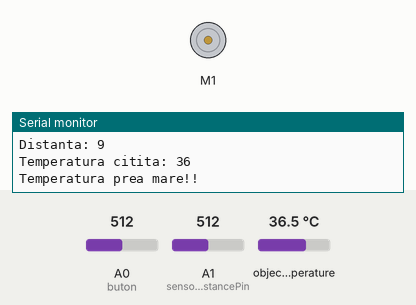
The sketch below on a simulated Arduino Uno, built with avr-gcc and run on an emulated ATmega328P. Shown: DC motor (green arrow = forward, orange = backward, longer = faster), the last lines printed to the serial monitor. The inputs (shaded band) are chosen by the test bench; at power-on: object temperature 36.5 °C, A0 (buton) = 512, A1 (sensorDistancePin) = 512.

Above: at 4.2 s.
4.3 s: object temperature set to 33.3 °C
11.0 s: object temperature set to 32.7 °C
At 15.7 s:
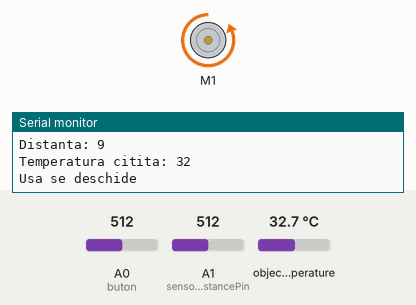
At 24.2 s:
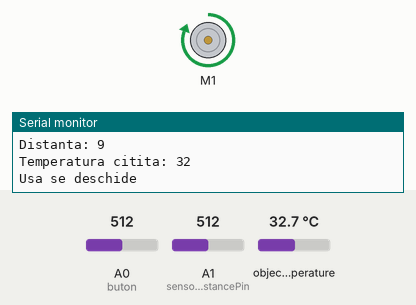
Timing chart, 0 to 27.5 s (numbered marks = the images above; inputs shaded):
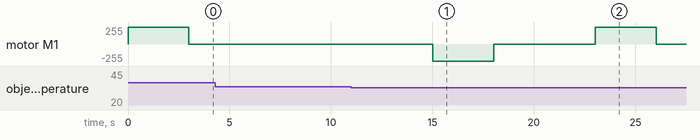

The sketch:

ps1k-arduino-complet.ino
```cpp
#include <Wire.h>
#include <Adafruit_MLX90614.h>
#include <AFMotor.h>

int buton = A0;
int sensorDistancePin = A1;
int ledVerde = A2;
int ledRosu = A3;

int sensorDistanceValue = 0;
int distance = 0;
int temp = 0;
bool deschis = false;
Adafruit_MLX90614 mlx = Adafruit_MLX90614();
AF_DCMotor motor(1);

void actionareMotor(int directie) {
	motor.run(directie);
	delay(3000);
	motor.run(RELEASE);
}

void setup() {
	// put your setup code here, to run once:
	pinMode(sensorDistancePin, INPUT);
	Serial.begin(9600);
	motor.setSpeed(255);
	actionareMotor(FORWARD);
	motor.run(RELEASE);
	mlx.begin();
}

void loop() {
	// put your main code here, to run repeatedly:
	if (!deschis) {
		Serial.println("Usa inchisa");
		sensorDistanceValue = analogRead(sensorDistancePin);
		distance = (6762/(sensorDistanceValue-9))-4;

		Serial.print("Distanta: ");
		Serial.println(distance);

		if (distance <= 15) {
			temp = mlx.readObjectTempC();
			Serial.print("Temperatura citita: ");
			Serial.println(temp);

			if (temp < 33) {
				Serial.println("Usa se deschide");
				digitalWrite(ledVerde, HIGH);
				actionareMotor(BACKWARD);
				deschis = true;
				delay(5000);
				actionareMotor(FORWARD);
				deschis = false;
				Serial.println("Usa blocata, apasati buton.");
				while (true) {
					if (analogRead(buton) == 1023) {
						actionareMotor(BACKWARD);
						delay(2000);
						break;
					}
				}
				actionareMotor(FORWARD);
			} else {
				Serial.println("Temperatura prea mare!!");
				digitalWrite(ledRosu, HIGH);
				delay(5000);
				digitalWrite(ledRosu, LOW);
			}
		} else {
			Serial.println("Apropiati-va");
			digitalWrite(ledVerde, LOW);
			digitalWrite(ledRosu, LOW);
		}
	} else {
		Serial.println("Usa deschisa");
		delay(5000);
		deschis = false;
		Serial.println("Usa se inchide");
		actionareMotor(FORWARD);
		digitalWrite(ledVerde, LOW);
	}

	Serial.println();
	delay(1000);
}
```

Measured:
- the behaviour switches between 33 and 32.9 °C on object temperature (found by bisection; images 0 and 1)
- after the input at 11.0 s, motor M1: stopped → backward 255/255 after 4.0 s, → stopped 3.0 s later, → forward 255/255 5.0 s later, → stopped 3.0 s later
